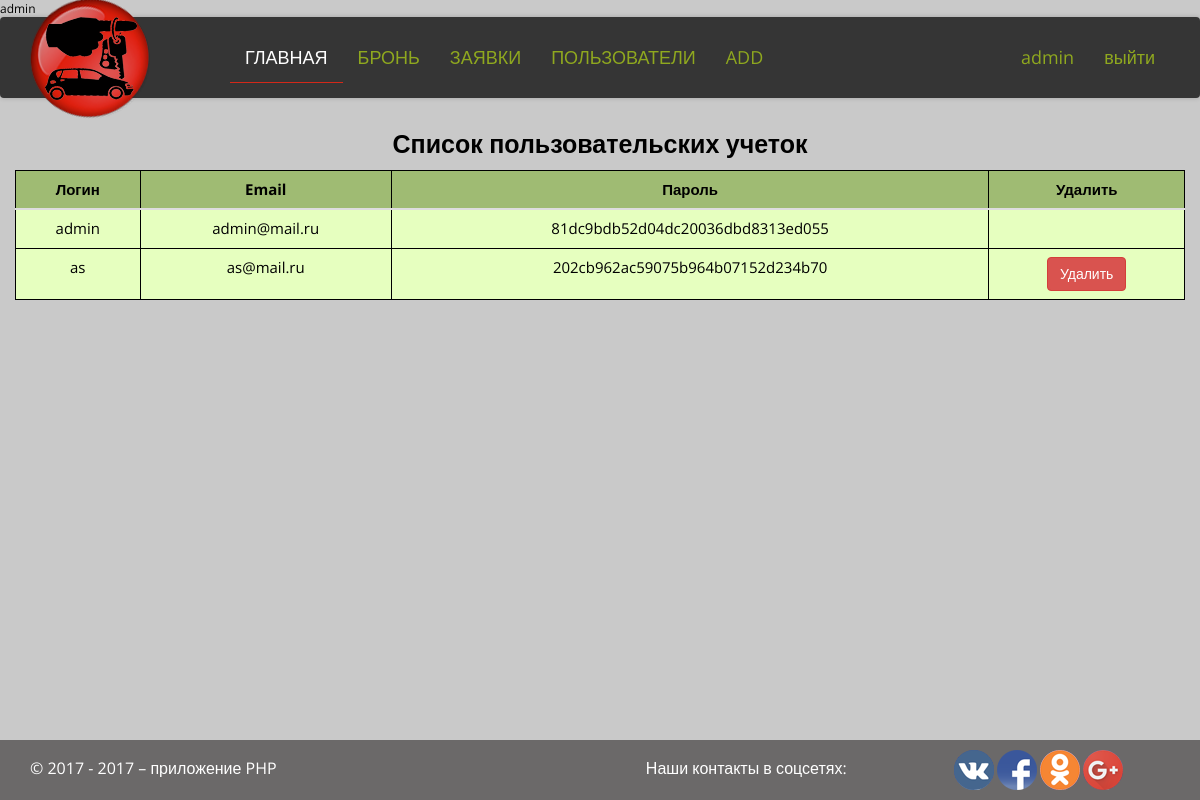
Page /users.php (signed in) on the committed database.
### tables this page shows
CREATE TABLE `user` (
  `UserId` int(11) NOT NULL,
  `Login` varchar(128) NOT NULL,
  `Email` varchar(128) NOT NULL,
  `Password` varchar(255) NOT NULL
);

### users.php (the view, shortened to what this page needs)
<?php
if (isset($_SESSION['login']) && $_SESSION['login'] === 'admin') {
    try {
        $pdo = new PDO('mysql:host=' . DB_HOST . ';dbname=' . DB_NAME, DB_USER, DB_PASSWORD,
            [PDO::ATTR_ERRMODE => PDO::ERRMODE_EXCEPTION]);
        $query = "SELECT * FROM `user`";
        $result = $pdo->query($query);
        $resultUser = $result->fetchAll(PDO::FETCH_ASSOC);
    } catch (PDOException $e) {
        echo 'Ошибка при подключении к базе данных!';
    }
} else {
    header('Location: login.php?nav=8');
    exit();
}
?>
<!DOCTYPE html>
<html lang="ru">
<head>
    <link rel="stylesheet" href="css/bootstrap.min.css">
    <link rel="stylesheet" href="css/style.css">
</head>
<body>
<?php include 'header.php'; ?>
<div class="container">
    <div class="row">
        <table class="table table-hover tablica">
            <caption>Список пользовательских учеток</caption>
            <thead>
            <tr class="mycolor">
                <th>Логин</th>
                <th>Email</th>
                <th>Пароль</th>
                <th>Удалить</th>
            </tr>
            </thead>
            <tbody>
            <?php
            if (!empty($resultUser)):
                foreach ($resultUser as $value): ?>
                    <tr>
                        <td><?=$value['Login'];?></td>
                        <td><?=$value['Email'];?></td>
                        <td><?=$value['Password'];?></td>
                        <?php if ($value['Login'] != 'admin'): ?>
                        <td>
                            <div class="form-actions no-color">
                			    <a class="btn btn-danger row-remove"  id="<?=$value['UserId'];?>">Удалить</a>
                            </div>
                        </td>
                        <?php else: ?>
                        <td></td>
                        <?php endif; ?>
                    </tr>
                <?php endforeach; ?>
            <?php endif; ?>
            </tbody>
        </table>
    </div>
</div>
<?php include 'footer.php'; ?>
</body>
</html>

### css/style.css (style rules this page uses)
html { position: relative; min-height: 100vh; }
body { font-family: 'Open Sans', sans-serif; font-size: 12px; font-weight: normal; margin-bottom: 6em; color: #000; background: #c9c9c9; }
.row, .erLogin { text-align: center; }
.tablica { color: #000; background: #e6ffbf; font-size: 15px; }
.mycolor { background: #9fbb73; }
table, th, td { border: 1px double black; text-align: center; }
caption { text-align: center; font-size: 25px; color: #000; font-weight: bolder; }

### rows in the picture
user: Login "admin", Email "admin@mail.ru", Password "81dc9bdb52d04dc20036dbd8313ed055"
user: Login "as", Email "as@mail.ru", Password "202cb962ac59075b964b07152d234b70"

### other values in the picture
$sessionLogin "admin"
$key "ГЛАВНАЯ"
$key "БРОНЬ"
$key "ЗАЯВКИ"
$key "ПОЛЬЗОВАТЕЛИ"
$key "ADD"
